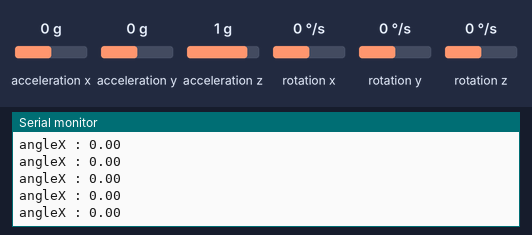
Recording of a sketch running on a simulated Arduino Uno, built with avr-gcc and run on an emulated ATmega328P. On the bench: the last lines printed to the serial monitor. The test bench sets the inputs (shaded band); at power-on: acceleration y 0 g, acceleration x 0 g, acceleration z 1 g, rotation x 0 °/s, rotation y 0 °/s, rotation z 0 °/s.

Above: at 4.2 s.
4.3 s: acceleration y set to -1.4 g
At 5.1 s:
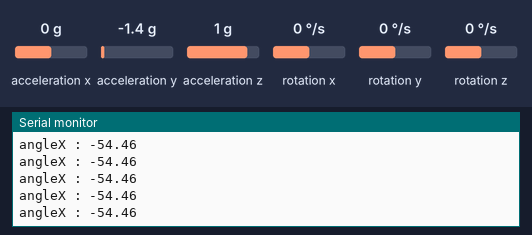
7.3 s: acceleration x set to -1.4 g
At 8.0 s:
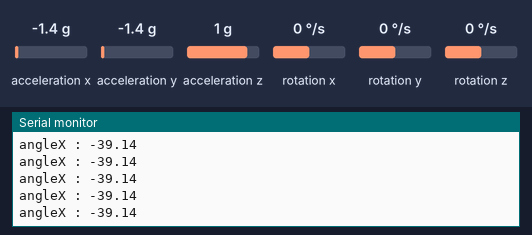
10.3 s: acceleration z set to -1.4 g
At 11.4 s:
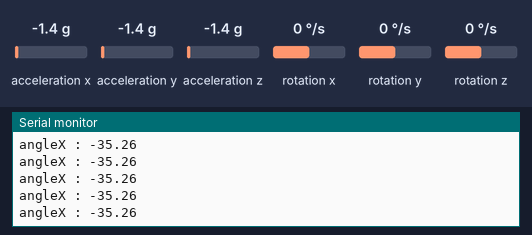
11.8 s: acceleration y set to 0.8 g
At 12.4 s:
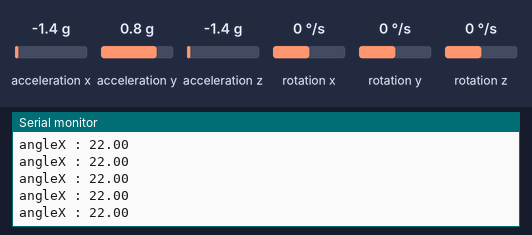
Timing chart, 0 to 14.8 s (numbered marks = the images above; inputs shaded):
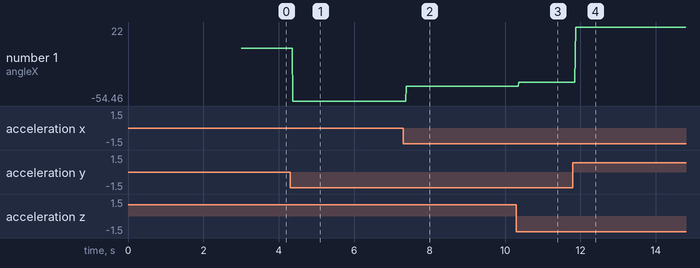

Measured:
- after the input at 4.3 s, the serial monitor: prints a new line after 0.07 s (image 1)
- after the input at 7.3 s, the serial monitor: prints a new line after 0.08 s (image 2)
- after the input at 10.3 s, the serial monitor: prints a new line after 0.07 s (image 3)
- after the input at 11.8 s, the serial monitor: prints a new line after 0.07 s (image 4)
- plotted number 1: 0 → -54.46 after the input at 4.3 s, -54.46 → -39.14 after the input at 7.3 s, -39.14 → -35.26 after the input at 10.3 s, -35.26 → 22 after the input at 11.8 s

The sketch:

GetAngle.ino
```cpp
#include <MPU6050_tockn.h>
#include <Wire.h>

MPU6050 mpu6050(Wire);

void setup() {
  Serial.begin(9600);
  Wire.begin();
  mpu6050.begin();
  mpu6050.calcGyroOffsets(true);
}

void loop() {
  mpu6050.update();
  Serial.print("angleX : ");
  Serial.println(mpu6050.getAngleX());
  // Serial.print("\tangleY : ");
  // Serial.print(mpu6050.getAngleY());
  // Serial.print("\tangleZ : ");
  // Serial.println(mpu6050.getAngleZ());
}
```
